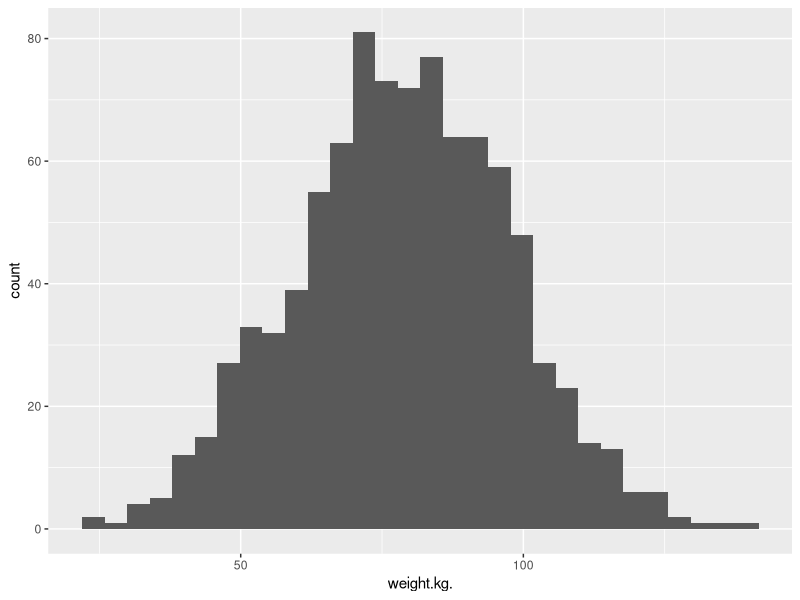
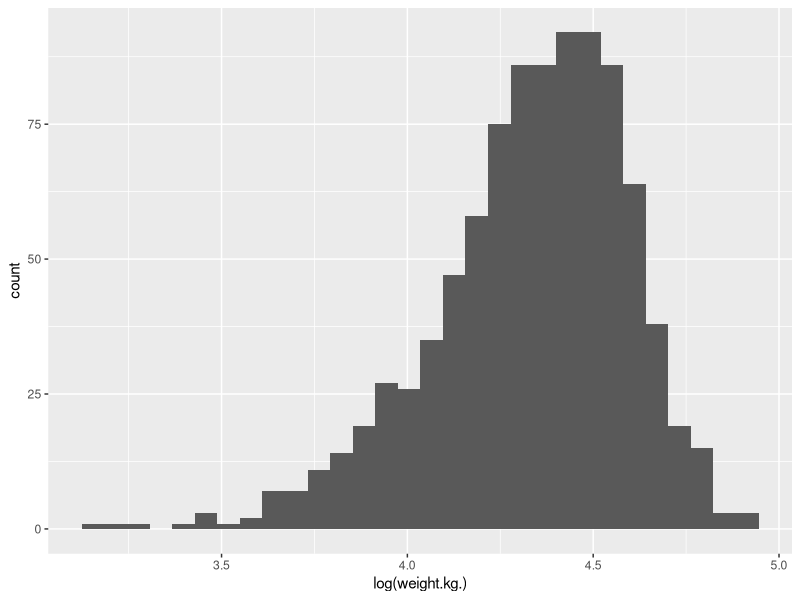
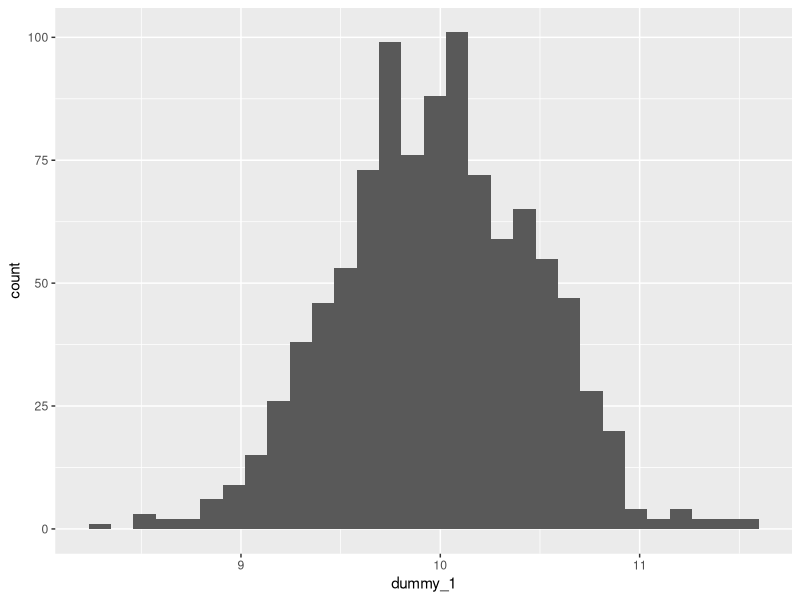
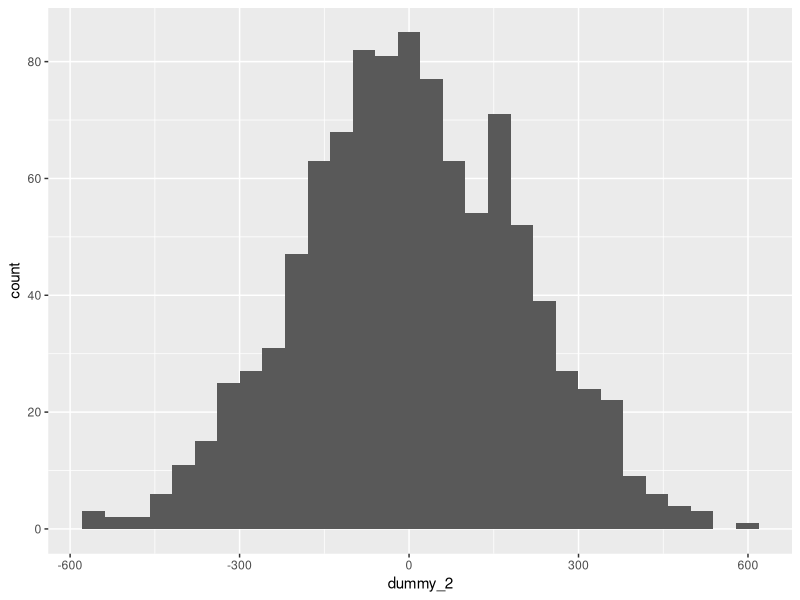

These figures' R source, in order: (Note: this script raises an error after producing the figures.)
## ---- chunk 1
## Limit printing output to max. 100 lines to avoid endless scrolling
options(max.print = 100)
## ---- chunk 2
# We will need these libraries and this data later.
library(tidyverse)
library(ggplot2)

# loading data
hgtwgt_survey <- read.csv("data/hgt_wgt.csv")

## ---- chunk 3
ggplot(hgtwgt_survey, aes(x = weight.kg.)) +
  geom_histogram()
## ---- chunk 4
ggplot(hgtwgt_survey, aes(x = log(weight.kg.))) +
  geom_histogram()
## ---- chunk 5
# small standard deviation
dummy_1 <- rnorm(1000, mean = 10, sd = 0.5)
dummy_1 <- as.data.frame(dummy_1)
ggplot(dummy_1, aes(x = dummy_1)) +
  geom_histogram()

# larger standard deviation
dummy_2 <- rnorm(1000, mean = 10, sd = 200)
dummy_2 <- as.data.frame(dummy_2)
ggplot(dummy_2, aes(x = dummy_2)) +
  geom_histogram()
## ---- chunk 6
mean(hgtwgt_survey$weight.kg., na.rm = TRUE)
## ---- chunk 7
sdweight <- sd(hgtwgt_survey$weight.kg., na.rm = TRUE)
print(sdweight)

varweight <- var(hgtwgt_survey$weight.kg., na.rm = TRUE)
print(varweight)
sqrt(varweight) == sdweight
## ---- chunk 8
median(hgtwgt_survey$weight.kg., na.rm = TRUE)
## ---- chunk 9
IQR(hgtwgt_survey$weight.kg., na.rm = TRUE)
## ---- chunk 10
table(hgtwgt_survey$gender.M.)
## ---- chunk 11
gendertable <- table(hgtwgt_survey$gender.M.)
prop.table(gendertable)
## ---- chunk 12
table(
  hgtwgt_survey$gender.M.,
  hgtwgt_survey$age.yrs.
)
## ---- chunk 13
lon_dims_imd_2019 %>%
  group_by(la19nm) %>%
  summarise(avg = mean(Income_london_rank)) %>%
  arrange(la19nm, .locale = "en")
## ---- chunk 14
t.test(health_london_rank ~ city, data = lon_dims_imd_2019)$statistic
t.test(health_london_rank ~ city, data = lon_dims_imd_2019)$parameter
## ---- chunk 15
anovamodel <- aov(lon_dims_imd_2019$health_london_rank ~ lon_dims_imd_2019$la19nm)
summary(anovamodel)

TukeyHSD(anovamodel)
## ---- chunk 16
cor.test(lon_dims_imd_2019$Income_london_rank, lon_dims_imd_2019$health_london_rank)

ggplot(lon_dims_imd_2019, aes(Income_london_rank, health_london_rank)) +
  geom_point() +
  geom_smooth()
## ---- chunk 17
modelone <- lm(lon_dims_imd_2019$Income_london_rank ~ lon_dims_imd_2019$health_london_rank)
summary(modelone)
## ---- chunk 18
lon_dims_imd_2019 %>%
  mutate(city = factor(city))

modelttest <- lm(lon_dims_imd_2019$health_london_rank ~ lon_dims_imd_2019$city)

summary(modelttest)
